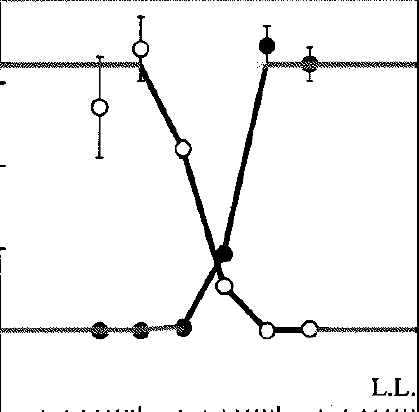
%> input picture MATLAB/pelli94_3a.png, 419 x 412 px
$ octave tmp_matchImage_solomonPelli94_1a.m   (GNU Octave 9; MATLAB toolbox functions it lacks are replaced by stand-ins)
%> lines starting %> are read from the running program, lines starting %| are printed output that depends on the picture; in (x1, y1, x2, y2) boxes, pixels count from 0 and x2, y2 are one past the last pixel; in counts of white or black regions, pixels touching at a corner belong together; the program's own positions count from 1
### MATLAB/getChannelFromThresholds.m
function [freqs, Gain] = getChannelFromThresholds(f, th, noiseType, channel_opt)
% the threshold as a function of cutoff frequency is th(f).

    if nargin <= 1
        if nargin < 1
            f = 'Ziskind';
        end
        if isequal(f, 'Pelli')
            observer='LL';
            freqs_tested  = [0.1, 0.5, 1, 2, 4, 8, 16];
            % threshold energy: maximum likelihood monotonic estimates from Solomon & Pelli, Figure 3
            switch observer
                case 'LL',
                    EOverN_lo = [0, 0.0007, .1, 1, 18.5,65, 65]; % observer LL
                    EOverN_hi = [65, 65, 65, 44, 10.5, 0, 0]; % observer LL
                case 'JS',
                    EOverN_lo = [0.5, 0.5, .6, 2, 15, 80, 80]; % observer JS
                    EOverN_hi = [80, 80, 80, 65, 36, 8, 0.5]; % observer JS
            end
            smooth_w = 0;
        elseif isequal(f, 'Ziskind')
            freqs_tested =  [0.5, 0.71, 1, 1.41, 2, 2.83, 4, 5.66, 8, 11.31, 16];
            E_lo = [ 0.0003    0.0017    0.0032    0.0181    0.0752    0.2168    1.4894    6.1094   65.4636  192.3092  171.7908];
            E_hi = [ 189.0648  189.9587  189.2344  187.0682  187.0682  185.3532  126.7652   75.1623   42.9536   19.6336   12.6474];

            E_all = 150;
            maxFreq=32; %% wild guess
            N= 1;% N=1./freqs_tested.^2; % power spectral density = power/bandwidth
            EOverN_lo=E_lo./N
            N=1;%1./(maxFreq^2-freqs_tested.^2); % power spectral density = power/bandwidth
            EOverN_hi=E_hi./N
            EOverN_hi(1:3)=EOverN_hi(4); % impose monotononicity
            smooth_w = 0;
        end
        figure(1); clf;
        plot(freqs_tested, EOverN_lo, 'bs-'); hold on;
        plot(freqs_tested, EOverN_hi, 'rs-');
        plot(freqs_tested, EOverN_lo + EOverN_hi, 'go-');
        xlabel('Frequency'); ylabel('Threshold');
        xlims = [freqs_tested(1)-.1, freqs_tested(end)+1];
        f_tick = round(freqs_tested * 10) / 10;
        set(gca, 'xscale', 'log',  'xlim', xlims, 'xtick', f_tick);
        legend('Low pass', 'High pass');

        [f, G_lo] = getChannelFromThresholds(freqs_tested, EOverN_lo, 'lo', smooth_w);
        [f, G_hi] = getChannelFromThresholds(freqs_tested, EOverN_hi, 'hi', smooth_w);
        figure(2); clf;
        plot(f, G_lo+0.001, 'bo-'); hold on;
        plot(f, G_hi+0.001, 'ro-');
        f_tick2 = round(f * 10) / 10;
        %set(gca, 'xscale', 'log', 'yscale', 'log', 'xlim', [f(1)-.1, f(end)+1], 'xtick', f_tick2);
        set(gca, 'xscale', 'log', 'yscale', 'log', 'xlim', [.1, 100]);
        xlabel('Frequency'); ylabel('Gain');
        legend('Low pass', 'High pass');
        return;
    end

    if nargin < 4
        channel_opt = struct;
    end

    if isfield(channel_opt, 'E_all')
       E_all = channel_opt.E_all;
    end
    if isfield(channel_opt, 'E0')
       E0    = channel_opt.E0;
    end
    if isfield(channel_opt, 'minGain')
        minGain = channel_opt.minGain;
    end


    doSmooth = isfield(channel_opt, 'smoothW') && (channel_opt.smoothW > 0);

    if doSmooth
        th = exp( smooth_gauss( log (th), channel_opt.smoothW ) );
    end

    %     E = th.^2;       % Energy = (threshold contrast)^2
    E=th; % the data from Solomon and Pelli are energy thresholds.

    sizeE_orig = size(E);
    if ~isvector(E)
        E = permuteReshapeData(E, 1);
    end


    if ~exist('E_all', 'var')
        E_all = max(E(:));  % Estimate E_all (Energy of white noise threshold) as max of all E's
    end
    if ~exist('E0', 'var')
        E0 = min(E(:));        % Estimate E_0 (intrinsic internal noise) as min of all E's
    end
    if ~exist('minGain', 'var')
        minGain = 1e-4;
    end


    E_star     = E - E0;  % E* = E - E_0
    E_all_star = E_all - E0;


    [nFreqs, nSets] = size(E);
    n = length(f);
    freqs = zeros(1, n-1);
    Gain  = zeros(1, n-1);

    switch noiseType,
        case {'hi', 'lo'}

            enforceMonotonic = 1;

            if strcmp(noiseType, 'hi')
                sgn = -1;
                if enforceMonotonic
                   for i = 1:n-1
                        if E_star(i) < E_star(i+1)
                            idx_firstLess = find(E_star < E_star(i+1), 1);
                            idxs = idx_firstLess : i+1;
                            E_star( idxs) = 10.^ mean( log10( E_star (idxs)) );
                        end
                   end

                end


            elseif strcmp(noiseType, 'lo')
                sgn = 1;

                for i = 1:n-1
                    if E_star(i) > E_star(i+1)
                        idx_firstGreater = find(E_star > E_star(i+1), 1);
                        idxs = idx_firstGreater : i+1;
                        E_star( idxs) = 10.^ mean( log10( E_star (idxs)) );
                    end
                end

            end

            for i = 1:n-1
                freqs(i) = sqrt( (f(i)^2 + f(i+1)^2)/2 );
                GSquared= (sgn/(pi*E_all_star))  * (E_star(i+1)-E_star(i))/(f(i+1)^2 - f(i)^2);
                Gain(i)=sqrt(GSquared);
            end

        case 'band',

    %         deconv(
    %%
            freqs = f;
            logfreqs = log2(freqs);
            widthBox = 1;

            logE = log(E);

            Gain = dConvWithBox(logfreqs, logE-min(logE), widthBox);


        otherwise,
            error('Unknown noise type: use "hi", "lo", or "band"');


    end


    Gain( Gain < minGain) = minGain;
    % the channel can now be plotted with :
    % >> plot(freqs, Gain)
end


function p = gaussian(x, mu, sigma)
p = 1./(sqrt(2*pi*sigma^2)) .* exp( -((x-mu).^2)./(2*sigma^2));
end


% [108 lines left out: functions smooth_gauss, myConv, not called in this run]

### MATLAB/tmp_matchImage_solomonPelli94_1a.m
% function tmp_matchImage

S = imread('pelli94_3a.png');
%> S is the input picture: size 412x419x3 uint8; min 0, max 255, mean 241.7
Sg = rgb2gray(S);
%%
xlims = [.1, 100];
ylims = [-20, 80];

xx = linspace(xlims(1), xlims(2), size(Sg,2));
%> xx = 419 values from 0.1 to 100
yy = linspace(ylims(1), ylims(2), size(Sg,1));
%> yy = 412 values from -20 to 80
%%
figure(55); clf; hold on;
imagesc(Sg); axis tight ij; colormap('gray');
ticksOff; hold on;
%> (this line was passed over: ticksOff is not available in this run)
h_ax_im = gca;
%%
h_ax_plot = axes('position', get(h_ax_im, 'position'), 'color', 'none');

xlim(xlims)
ylim(ylims);
set(gca, 'xscale', 'log', 'yScale', 'linear');

%%
%
hold on;
if exist('h1', 'var') && ishandle(h1)
    delete(h1);
end
if exist('h2', 'var') && ishandle(h2)
    delete(h2);
end
%

x  = [ 0.5, 1, 2, 4, 8, 16];
y_lo = [.01, .1, .4, 18.5, 69, 70];
y_hi = [ 69, 68, 44, 10.5, 1, .1];

h1 = plot(h_ax_plot, x, y_lo, 'bo-', 'markersize', 6, 'markerfacecolor', 'b');
h2 = plot(h_ax_plot, x, y_hi, 'ro-', 'markersize', 6, 'markerfacecolor', 'r');

%%
xlim(xlims)
ylim(ylims);
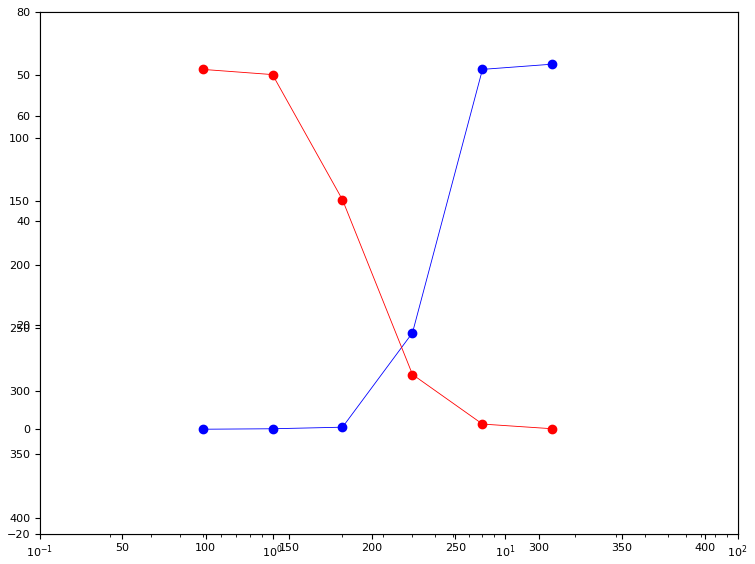
%> figure redrawn from the program's plot data, 2 panels

%%
figure(56); clf;
[freqs, Gain1] = getChannelFromThresholds(x, y_lo, 'lo');
[freqs, Gain2] = getChannelFromThresholds(x, y_hi, 'hi');
plot(freqs, Gain1, 'bo-'); hold on;
plot(freqs, Gain2, 'ro-');
set(gca, 'xscale', 'log', 'yscale', 'log', 'xlim', lims(freqs, .05, [], 1), 'xtick', freqs)
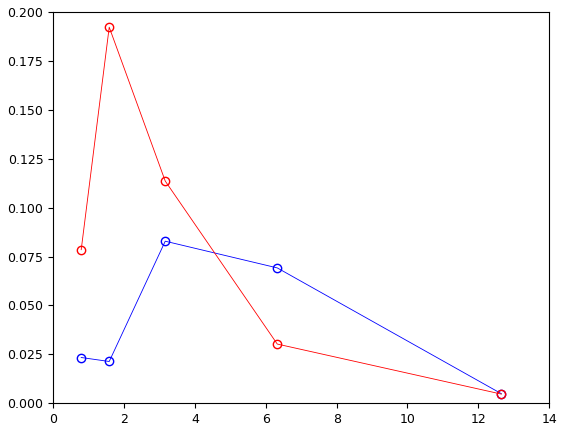
%> figure redrawn from the program's plot data


%%
% [13 lines of commented-out code are left out]

$ run again, with MATLAB/eff_vs_size_orig.png copied over MATLAB/pelli94_3a.png
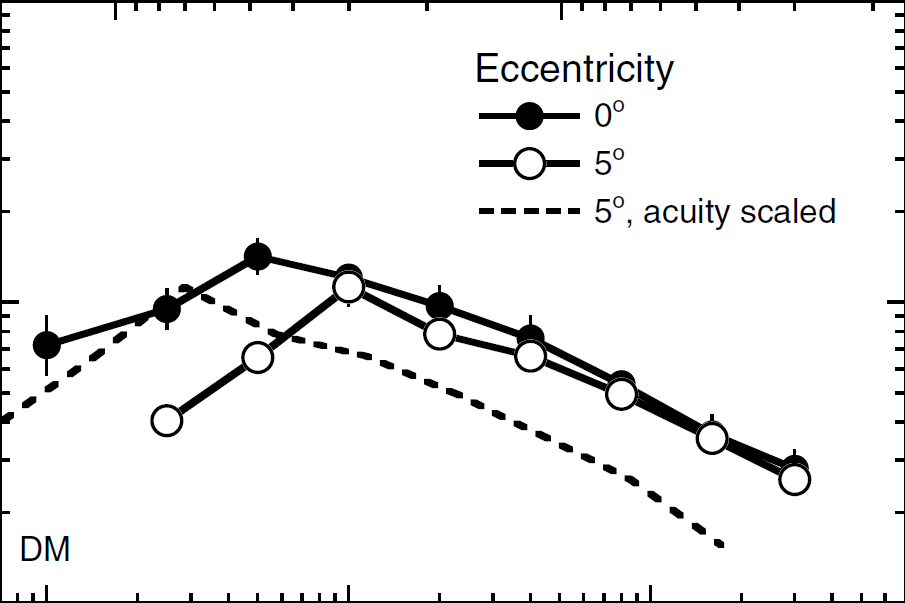
%> input picture MATLAB/eff_vs_size_orig.png, 905 x 603 px
%> S is the input picture: size 603x905x3 uint8; mean R, G, B 239.9, 239.9, 239.9
%> `ylim(ylims);`:
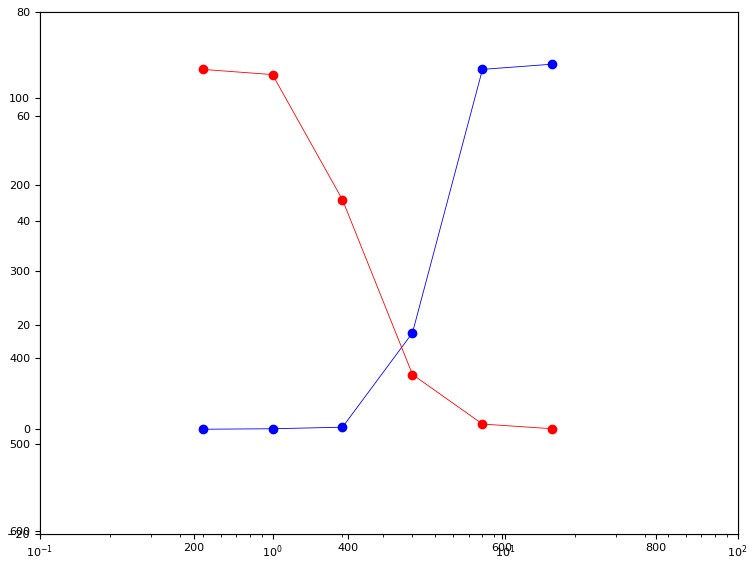
%> figure redrawn from the program's plot data, 2 panels

$ run again, with MATLAB/filter_gain.png copied over MATLAB/pelli94_3a.png
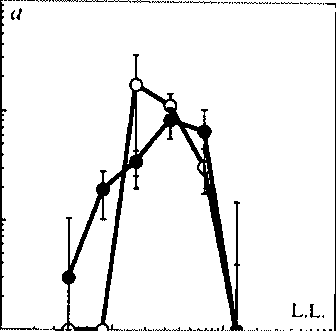
%> input picture MATLAB/filter_gain.png, 336 x 331 px
%> S is the input picture: size 331x336x3 uint8; 93.1% white; 90 black regions (76 under 20 px), largest, box (x1, y1, x2, y2) and area: (50, 54, 243, 331) 5815, (0, 0, 39, 330) 846, (334, 12, 336, 331) 356
%> `ylim(ylims);`:
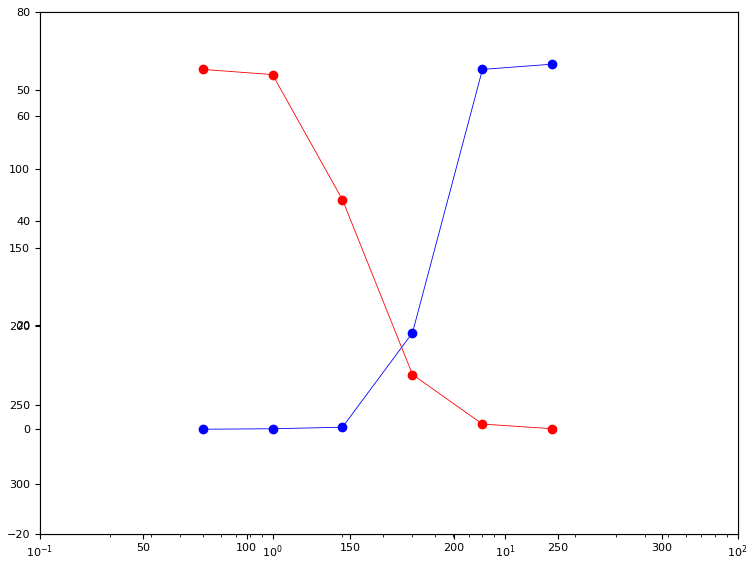
%> figure redrawn from the program's plot data, 2 panels

$ run again, with MATLAB/pelli94_3b.png copied over MATLAB/pelli94_3a.png
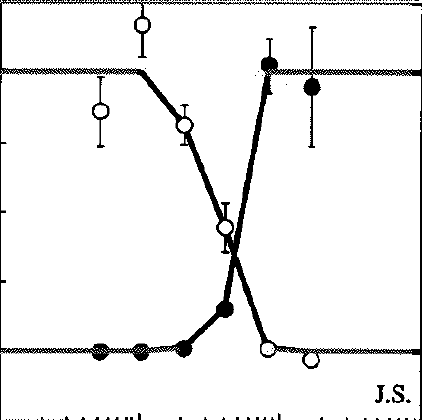
%> input picture MATLAB/pelli94_3b.png, 422 x 420 px
%> S is the input picture: size 420x422x3 uint8; min 0, max 255, mean 239.4
%> `ylim(ylims);`:
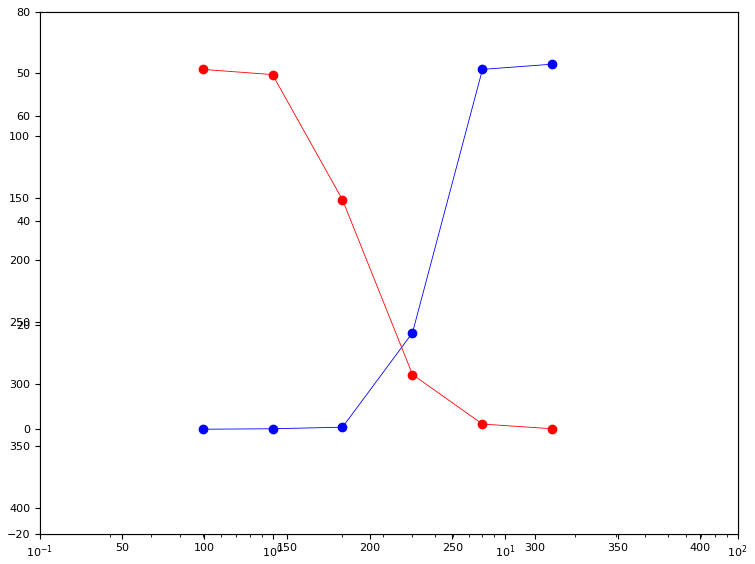
%> figure redrawn from the program's plot data, 2 panels
